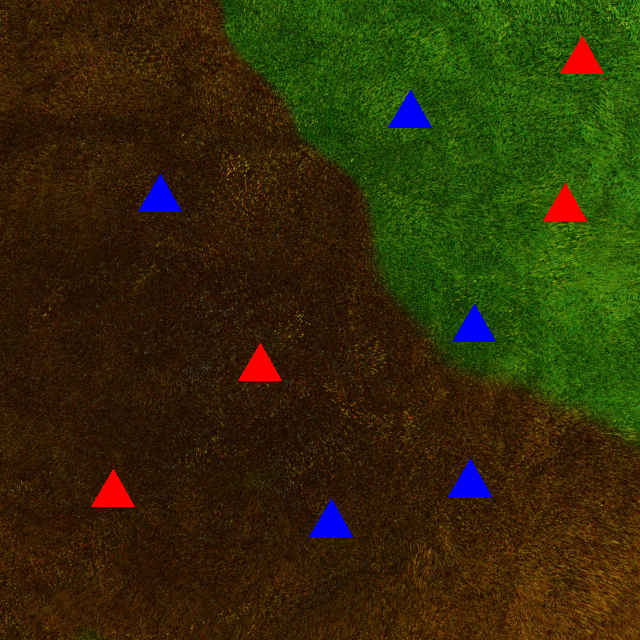
#> input picture photos/2.png, 640 x 640 px, found by its file name
$ python edgecascade.py
#> lines starting #> are read from the running program, lines starting #| are printed output that depends on the picture
import cv2 as cv
import numpy as np
img=cv.imread("photos/2.png")
#> img is the input picture: shape (640, 640, 3); mean B, G, R 8.1, 44.6, 49.8
canny=cv.Canny(img, 125,175)
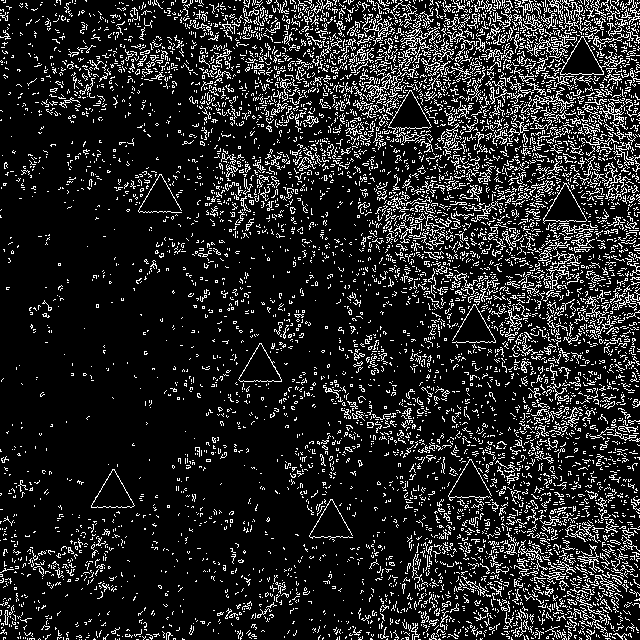
#> canny: shape (640, 640); 14.2% white in thin lines or dots
cv.imshow('edge', canny)

##apply blur to get rid of some of the edges

##dilating the image
dilated=cv.dilate(canny, (11,11), iterations=1)
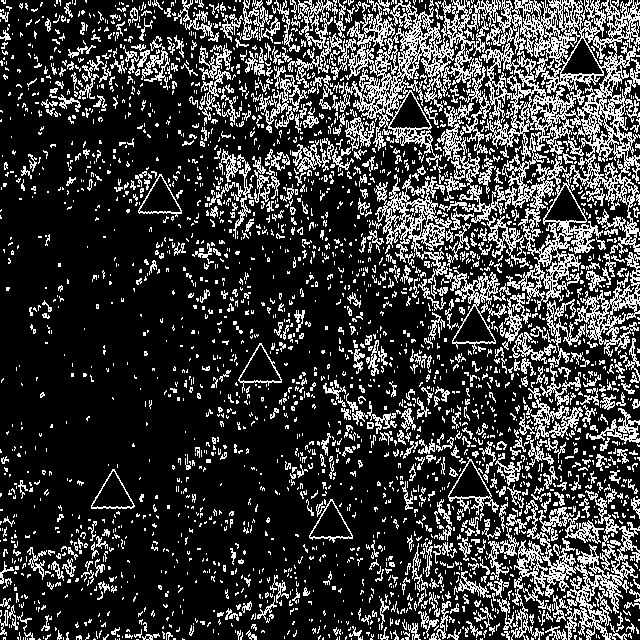
#> dilated: shape (640, 640); 23.4% white in thin lines or dots
cv.imshow('dilated', dilated)

##eroding
eroded=cv.erode(dilated, (3,3))
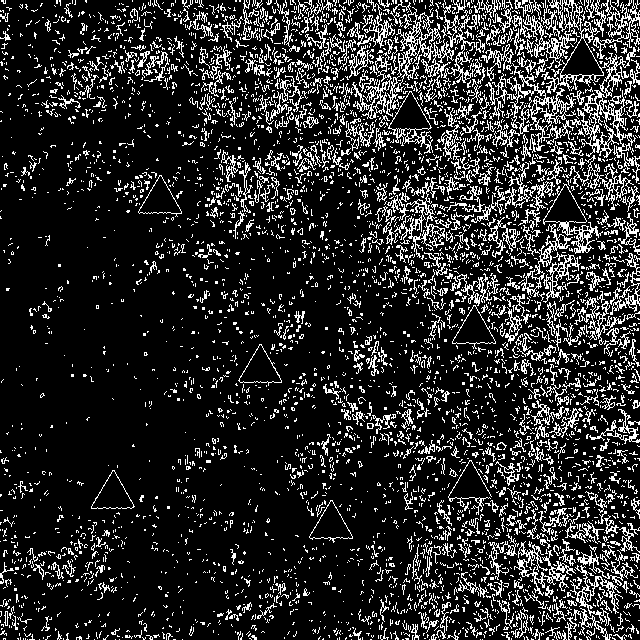
#> eroded: shape (640, 640); 16.5% white in thin lines or dots
cv.imshow('eroded', eroded)
##resize
resized=cv.resize(img, (500,500))
cv.imshow('resized', resized)

##cropping
cropped=img[50:200, 200:400]
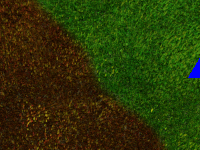
#> cropped: shape (150, 200, 3); mean B, G, R 7, 54.2, 44.6
cv.imshow('cropped',cropped)
cv.waitKey(0)

$ run again, with photos/1.png copied over photos/2.png
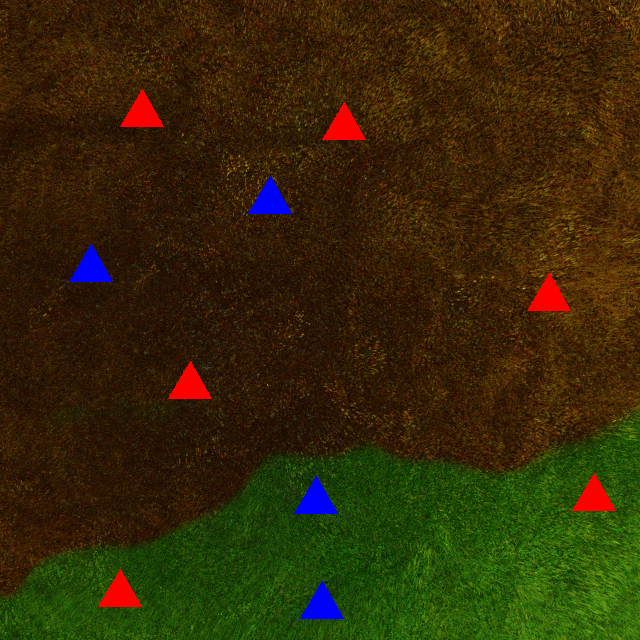
#> input picture photos/1.png, 640 x 640 px, found by its file name
#> img is the input picture: shape (640, 640, 3); mean B, G, R 7.3, 41.1, 52.4
#> `canny=cv.Canny(img, 125,175)`:
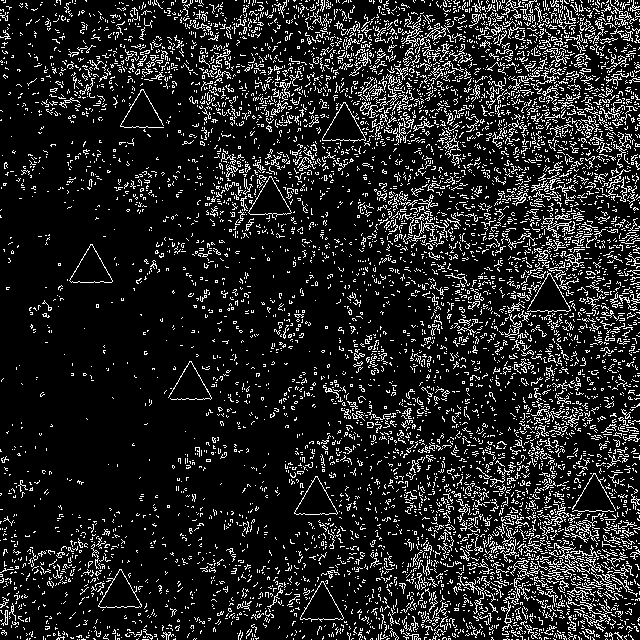
#> canny: shape (640, 640); 13.6% white in thin lines or dots
#> dilated: shape (640, 640); 22.6% white in thin lines or dots
#> eroded: shape (640, 640); 15.7% white in thin lines or dots
#> `cropped=img[50:200, 200:400]`:
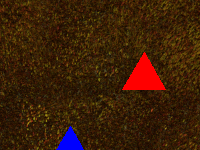
#> cropped: shape (150, 200, 3); mean B, G, R 8, 31.3, 60.8

$ run again, with photos/10.png copied over photos/2.png
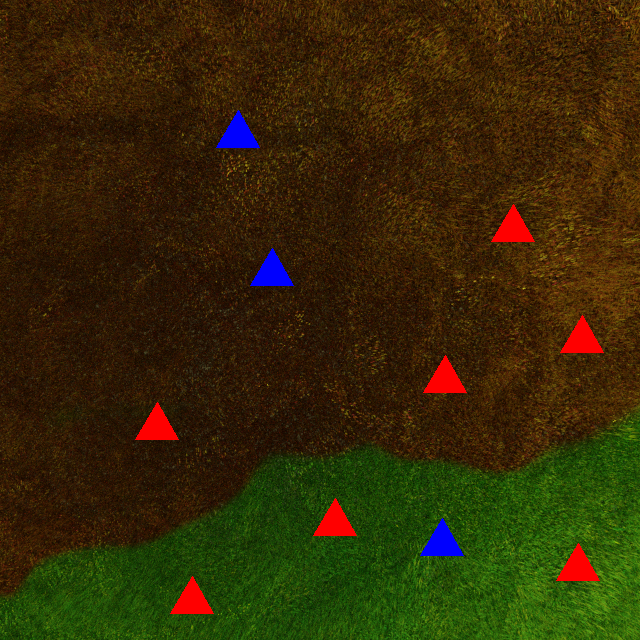
#> input picture photos/10.png, 640 x 640 px, found by its file name
#> img is the input picture: shape (640, 640, 3); mean B, G, R 6.8, 41, 52.9
#> `canny=cv.Canny(img, 125,175)`:
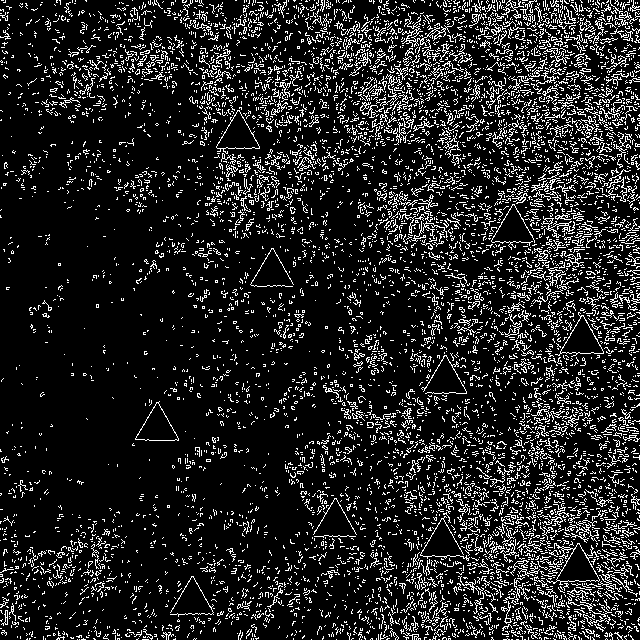
#> canny: shape (640, 640); 13.6% white in thin lines or dots
#> dilated: shape (640, 640); 22.6% white in thin lines or dots
#> eroded: shape (640, 640); 15.7% white in thin lines or dots
#> `cropped=img[50:200, 200:400]`:
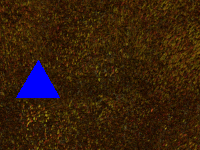
#> cropped: shape (150, 200, 3); mean B, G, R 12.4, 31.7, 54.2

$ run again, with photos/11.png copied over photos/2.png
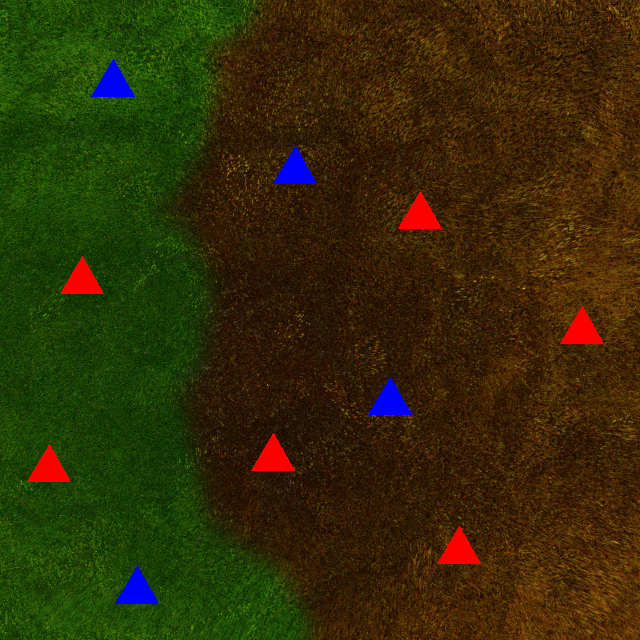
#> input picture photos/11.png, 640 x 640 px, found by its file name
#> img is the input picture: shape (640, 640, 3); mean B, G, R 7.3, 44.4, 51.2
#> `canny=cv.Canny(img, 125,175)`:
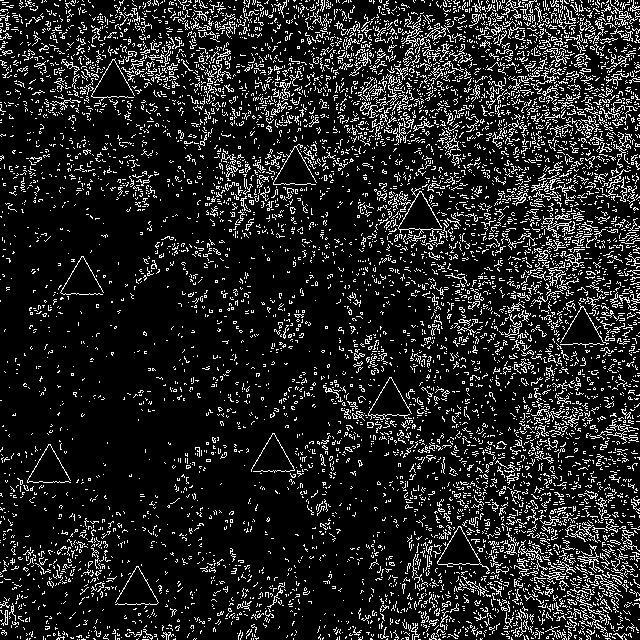
#> canny: shape (640, 640); 13.7% white in thin lines or dots
#> dilated: shape (640, 640); 22.8% white in thin lines or dots
#> eroded: shape (640, 640); 15.8% white in thin lines or dots
#> `cropped=img[50:200, 200:400]`:
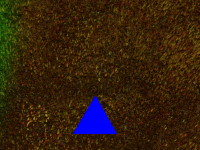
#> cropped: shape (150, 200, 3); mean B, G, R 12.5, 33.6, 53.2
